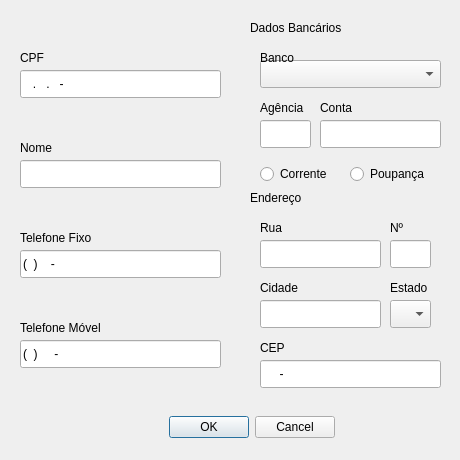
<?xml version="1.0" encoding="UTF-8"?>
<ui version="4.0">
 <class>Dialog</class>
 <widget class="QDialog" name="Dialog">
  <property name="geometry">
   <rect>
    <x>0</x>
    <y>0</y>
    <width>460</width>
    <height>460</height>
   </rect>
  </property>
  <property name="minimumSize">
   <size>
    <width>460</width>
    <height>310</height>
   </size>
  </property>
  <property name="maximumSize">
   <size>
    <width>460</width>
    <height>460</height>
   </size>
  </property>
  <property name="windowTitle">
   <string>Dialog</string>
  </property>
  <widget class="QLineEdit" name="telFixo_lineEdit">
   <property name="geometry">
    <rect>
     <x>20</x>
     <y>250</y>
     <width>201</width>
     <height>28</height>
    </rect>
   </property>
   <property name="inputMask">
    <string>(99)9999-9999</string>
   </property>
   <property name="maxLength">
    <number>13</number>
   </property>
   <property name="placeholderText">
    <string/>
   </property>
  </widget>
  <widget class="QLineEdit" name="telMovel_lineEdit">
   <property name="geometry">
    <rect>
     <x>20</x>
     <y>340</y>
     <width>201</width>
     <height>28</height>
    </rect>
   </property>
   <property name="inputMask">
    <string>(99)99999-9999</string>
   </property>
   <property name="maxLength">
    <number>14</number>
   </property>
   <property name="placeholderText">
    <string/>
   </property>
  </widget>
  <widget class="QLabel" name="cpf_label">
   <property name="geometry">
    <rect>
     <x>20</x>
     <y>50</y>
     <width>58</width>
     <height>16</height>
    </rect>
   </property>
   <property name="text">
    <string>CPF</string>
   </property>
  </widget>
  <widget class="QLabel" name="telFixo_label">
   <property name="geometry">
    <rect>
     <x>20</x>
     <y>230</y>
     <width>81</width>
     <height>16</height>
    </rect>
   </property>
   <property name="text">
    <string>Telefone Fixo</string>
   </property>
  </widget>
  <widget class="QLabel" name="nome_label">
   <property name="geometry">
    <rect>
     <x>20</x>
     <y>140</y>
     <width>58</width>
     <height>16</height>
    </rect>
   </property>
   <property name="text">
    <string>Nome</string>
   </property>
  </widget>
  <widget class="QLineEdit" name="nome_lineEdit">
   <property name="geometry">
    <rect>
     <x>20</x>
     <y>160</y>
     <width>201</width>
     <height>28</height>
    </rect>
   </property>
   <property name="maxLength">
    <number>75</number>
   </property>
  </widget>
  <widget class="QLabel" name="telMovel_label">
   <property name="geometry">
    <rect>
     <x>20</x>
     <y>320</y>
     <width>101</width>
     <height>16</height>
    </rect>
   </property>
   <property name="text">
    <string>Telefone Móvel</string>
   </property>
  </widget>
  <widget class="QDialogButtonBox" name="buttonBox">
   <property name="geometry">
    <rect>
     <x>145</x>
     <y>410</y>
     <width>190</width>
     <height>34</height>
    </rect>
   </property>
   <property name="standardButtons">
    <set>QDialogButtonBox::Cancel|QDialogButtonBox::Ok</set>
   </property>
  </widget>
  <widget class="QLineEdit" name="cpf_lineEdit">
   <property name="geometry">
    <rect>
     <x>20</x>
     <y>70</y>
     <width>201</width>
     <height>28</height>
    </rect>
   </property>
   <property name="inputMask">
    <string>999.999.999-99</string>
   </property>
   <property name="maxLength">
    <number>14</number>
   </property>
   <property name="placeholderText">
    <string/>
   </property>
  </widget>
  <widget class="QLabel" name="dadosBancarios_label">
   <property name="geometry">
    <rect>
     <x>250</x>
     <y>20</y>
     <width>101</width>
     <height>16</height>
    </rect>
   </property>
   <property name="text">
    <string>Dados Bancários</string>
   </property>
  </widget>
  <widget class="QLabel" name="conta_label">
   <property name="geometry">
    <rect>
     <x>320</x>
     <y>100</y>
     <width>51</width>
     <height>16</height>
    </rect>
   </property>
   <property name="text">
    <string>Conta</string>
   </property>
  </widget>
  <widget class="QLineEdit" name="agencia_lineEdit">
   <property name="geometry">
    <rect>
     <x>260</x>
     <y>120</y>
     <width>51</width>
     <height>28</height>
    </rect>
   </property>
   <property name="inputMask">
    <string>9999</string>
   </property>
  </widget>
  <widget class="QComboBox" name="banco_comboBox">
   <property name="geometry">
    <rect>
     <x>260</x>
     <y>60</y>
     <width>181</width>
     <height>28</height>
    </rect>
   </property>
  </widget>
  <widget class="QRadioButton" name="poupanca_radioButton">
   <property name="geometry">
    <rect>
     <x>350</x>
     <y>160</y>
     <width>81</width>
     <height>28</height>
    </rect>
   </property>
   <property name="text">
    <string>Poupança</string>
   </property>
  </widget>
  <widget class="QRadioButton" name="corrente_radioButton">
   <property name="geometry">
    <rect>
     <x>260</x>
     <y>160</y>
     <width>81</width>
     <height>28</height>
    </rect>
   </property>
   <property name="text">
    <string>Corrente</string>
   </property>
  </widget>
  <widget class="QLabel" name="agencia_label">
   <property name="geometry">
    <rect>
     <x>260</x>
     <y>100</y>
     <width>51</width>
     <height>16</height>
    </rect>
   </property>
   <property name="text">
    <string>Agência</string>
   </property>
  </widget>
  <widget class="QLineEdit" name="conta_lineEdit">
   <property name="geometry">
    <rect>
     <x>320</x>
     <y>120</y>
     <width>121</width>
     <height>28</height>
    </rect>
   </property>
   <property name="inputMask">
    <string>9999999999</string>
   </property>
  </widget>
  <widget class="QLabel" name="banco_label">
   <property name="geometry">
    <rect>
     <x>260</x>
     <y>50</y>
     <width>101</width>
     <height>16</height>
    </rect>
   </property>
   <property name="text">
    <string>Banco</string>
   </property>
  </widget>
  <widget class="QLabel" name="endereco_label">
   <property name="geometry">
    <rect>
     <x>250</x>
     <y>190</y>
     <width>101</width>
     <height>16</height>
    </rect>
   </property>
   <property name="text">
    <string>Endereço</string>
   </property>
  </widget>
  <widget class="QLineEdit" name="rua_lineEdit">
   <property name="geometry">
    <rect>
     <x>260</x>
     <y>240</y>
     <width>121</width>
     <height>28</height>
    </rect>
   </property>
  </widget>
  <widget class="QLabel" name="rua_label">
   <property name="geometry">
    <rect>
     <x>260</x>
     <y>220</y>
     <width>58</width>
     <height>16</height>
    </rect>
   </property>
   <property name="text">
    <string>Rua</string>
   </property>
  </widget>
  <widget class="QLabel" name="n_label">
   <property name="geometry">
    <rect>
     <x>390</x>
     <y>220</y>
     <width>21</width>
     <height>16</height>
    </rect>
   </property>
   <property name="text">
    <string>Nº</string>
   </property>
  </widget>
  <widget class="QLineEdit" name="n_lineEdit">
   <property name="geometry">
    <rect>
     <x>390</x>
     <y>240</y>
     <width>41</width>
     <height>28</height>
    </rect>
   </property>
  </widget>
  <widget class="QLabel" name="cidade_label">
   <property name="geometry">
    <rect>
     <x>260</x>
     <y>280</y>
     <width>58</width>
     <height>16</height>
    </rect>
   </property>
   <property name="text">
    <string>Cidade</string>
   </property>
  </widget>
  <widget class="QLineEdit" name="cidade_lineEdit">
   <property name="geometry">
    <rect>
     <x>260</x>
     <y>300</y>
     <width>121</width>
     <height>28</height>
    </rect>
   </property>
  </widget>
  <widget class="QLabel" name="estado_label">
   <property name="geometry">
    <rect>
     <x>390</x>
     <y>280</y>
     <width>41</width>
     <height>16</height>
    </rect>
   </property>
   <property name="text">
    <string>Estado</string>
   </property>
  </widget>
  <widget class="QComboBox" name="estado_comboBox">
   <property name="geometry">
    <rect>
     <x>390</x>
     <y>300</y>
     <width>41</width>
     <height>28</height>
    </rect>
   </property>
  </widget>
  <widget class="QLabel" name="nome_label_2">
   <property name="geometry">
    <rect>
     <x>260</x>
     <y>340</y>
     <width>58</width>
     <height>16</height>
    </rect>
   </property>
   <property name="text">
    <string>CEP</string>
   </property>
  </widget>
  <widget class="QLineEdit" name="nome_lineEdit_2">
   <property name="geometry">
    <rect>
     <x>260</x>
     <y>360</y>
     <width>181</width>
     <height>28</height>
    </rect>
   </property>
   <property name="inputMask">
    <string>99999-999</string>
   </property>
   <property name="maxLength">
    <number>9</number>
   </property>
  </widget>
 </widget>
 <resources/>
 <connections/>
</ui>
